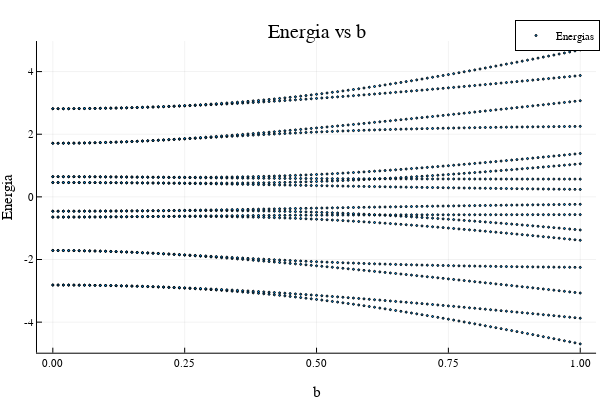

This figure's notebook cell:
### Code cell
using Plots
plotlyjs()
scatter(x_coords , y_coords, label="Energias", xlabel="b", ylabel="Energia", title="Energia vs b", markersize=1)

#display(scatter(x_coords, y_coords, xlims=(0.5, 1), ylims=(-1,1), markersize=1))

### Figure 1 — Plotly figure (JSON) as saved in the notebook; plotly's stock layout.template omitted (floating-point values rounded to 4 significant figures; data arrays with more than 128 entries replaced by an {"elided": "..."} marker saying what was removed)
{"data": [{"colorbar": {"len": 0.8657, "title": "", "x": 0.9934, "y": 0.5087}, "legendgroup": "Energias", "marker": {"color": "rgba(0, 154, 250, 1.000)", "line": {"color": "rgba(0, 0, 0, 1.000)", "width": 1}, "size": 2, "symbol": "circle"}, "mode": "markers", "name": "Energias", "showlegend": true, "type": "scatter", "x": {"elided": "1616 float values"}, "xaxis": "x", "y": {"elided": "1616 float values"}, "yaxis": "y"}], "layout": {"annotations": [{"font": {"color": "rgba(0, 0, 0, 1.000)", "family": "sans-serif", "size": 20}, "rotation": 0, "showarrow": false, "text": "Energia vs b", "x": 0.5275, "xanchor": "center", "xref": "paper", "y": 1, "yanchor": "top", "yref": "paper"}], "height": 400, "legend": {"bgcolor": "rgba(255, 255, 255, 1.000)", "bordercolor": "rgba(0, 0, 0, 1.000)", "borderwidth": 1, "font": {"color": "rgba(0, 0, 0, 1.000)", "family": "sans-serif", "size": 11}, "title": {"font": {"color": "rgba(0, 0, 0, 1.000)", "family": "sans-serif", "size": 15}, "text": ""}, "tracegroupgap": 0, "traceorder": "normal", "x": 1, "xanchor": "auto", "y": 1, "yanchor": "auto"}, "margin": {"b": 20, "l": 0, "r": 0, "t": 20}, "paper_bgcolor": "rgba(255, 255, 255, 1.000)", "plot_bgcolor": "rgba(255, 255, 255, 1.000)", "showlegend": true, "width": 600, "xaxis": {"anchor": "y", "domain": [0.06165, 0.9934], "gridcolor": "rgba(0, 0, 0, 0.100)", "gridwidth": 0.5, "linecolor": "rgba(0, 0, 0, 1.000)", "mirror": false, "range": [-0.03, 1.03], "showgrid": true, "showline": true, "showticklabels": true, "tickangle": 0, "tickcolor": "rgb(0, 0, 0)", "tickfont": {"color": "rgba(0, 0, 0, 1.000)", "family": "sans-serif", "size": 11}, "tickmode": "array", "ticks": "inside", "ticktext": ["0.00", "0.25", "0.50", "0.75", "1.00"], "tickvals": [0, 0.25, 0.5, 0.75, 1], "title": "b", "titlefont": {"color": "rgba(0, 0, 0, 1.000)", "family": "sans-serif", "size": 15}, "type": "-", "visible": true, "zeroline": false, "zerolinecolor": "rgba(0, 0, 0, 1.000)"}, "yaxis": {"anchor": "x", "domain": [0.07581, 0.9415], "gridcolor": "rgba(0, 0, 0, 0.100)", "gridwidth": 0.5, "linecolor": "rgba(0, 0, 0, 1.000)", "mirror": false, "range": [-4.976, 4.976], "showgrid": true, "showline": true, "showticklabels": true, "tickangle": 0, "tickcolor": "rgb(0, 0, 0)", "tickfont": {"color": "rgba(0, 0, 0, 1.000)", "family": "sans-serif", "size": 11}, "tickmode": "array", "ticks": "inside", "ticktext": ["-4", "-2", "0", "2", "4"], "tickvals": [-4, -2, 0, 2, 4], "title": "Energia", "titlefont": {"color": "rgba(0, 0, 0, 1.000)", "family": "sans-serif", "size": 15}, "type": "-", "visible": true, "zeroline": false, "zerolinecolor": "rgba(0, 0, 0, 1.000)"}}}
